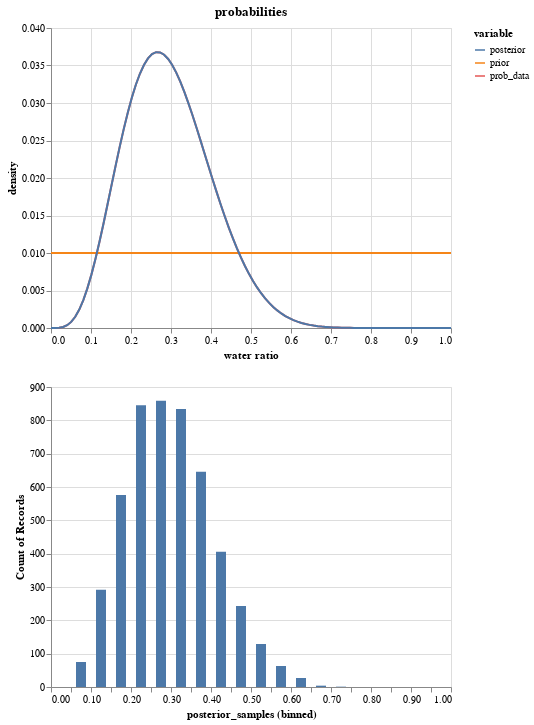

The code cell stored with this chart in its notebook:
### Code cell
prob_lines = (
    alt.Chart(source, title="probabilities")
    .mark_line()
    .encode(
        alt.X("p_grid", title="water ratio"),
        y="density",
        color="variable",
    )
)

samples_source = pd.DataFrame({"posterior_samples": posterior_samples})
hist = (
    alt.Chart(samples_source)
    .mark_bar(size=10)
    .encode(
        x=alt.X("posterior_samples", bin=alt.BinParams(step=0.05, extent=[0, 1])),
        y="count()",
    )
)

alt.vconcat(prob_lines, hist)

### Figure 1 — Vega-Lite specification as saved in the notebook (floating-point values rounded to 4 significant figures; data arrays with more than 128 entries replaced by an {"elided": "..."} marker saying what was removed)
{"$schema": "https://vega.github.io/schema/vega-lite/v4.17.0.json", "config": {"view": {"continuousHeight": 300, "continuousWidth": 400}}, "datasets": {"data-5856230610b0134c09793b061a676de8": {"elided": "300 records"}, "data-c5cfafc5f64149b826287d6ec59032f4": {"elided": "5000 records"}}, "vconcat": [{"data": {"name": "data-5856230610b0134c09793b061a676de8"}, "encoding": {"color": {"field": "variable", "type": "nominal"}, "x": {"field": "p_grid", "title": "water ratio", "type": "quantitative"}, "y": {"field": "density", "type": "quantitative"}}, "mark": "line", "title": "probabilities"}, {"data": {"name": "data-c5cfafc5f64149b826287d6ec59032f4"}, "encoding": {"x": {"bin": {"extent": [0, 1], "step": 0.05}, "field": "posterior_samples", "type": "quantitative"}, "y": {"aggregate": "count", "type": "quantitative"}}, "mark": {"size": 10, "type": "bar"}}]}
